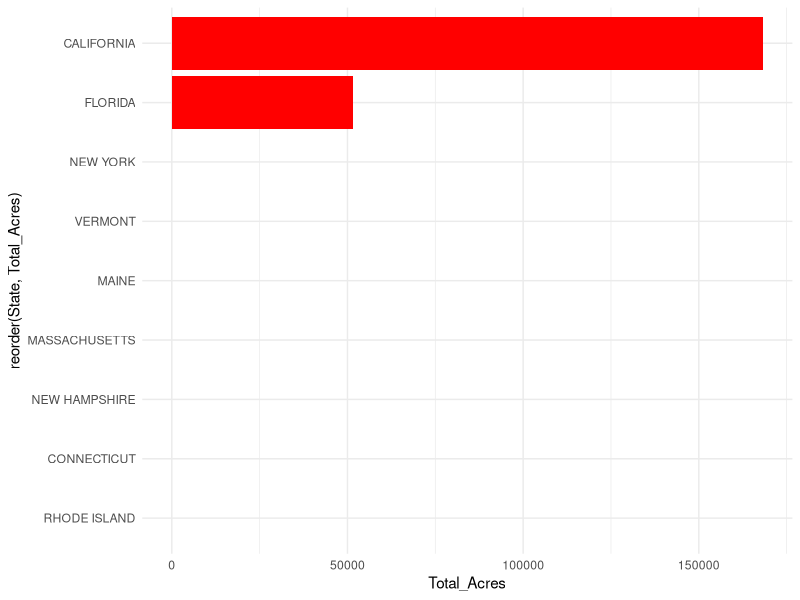
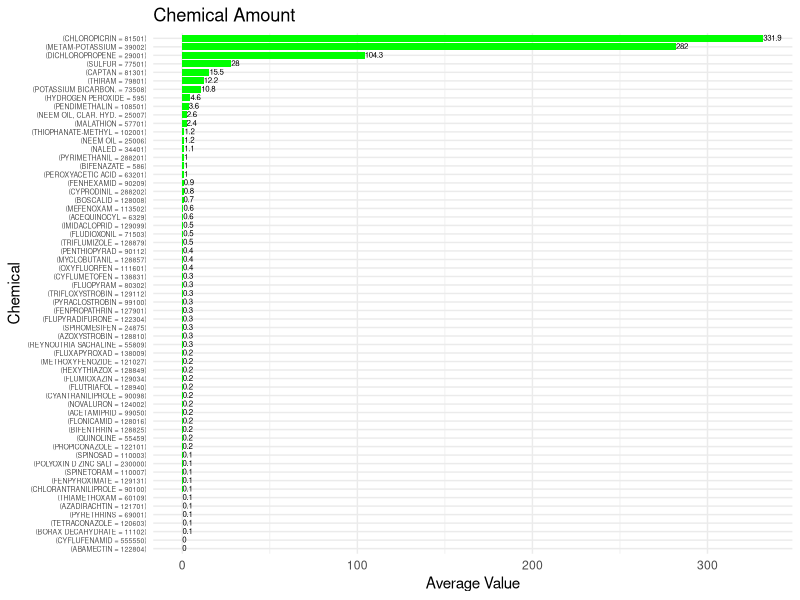

These figures' R source, in order:
## ---- chunk 1
#| label: load libraries
#| warning: false
#| message: false

library(knitr)  
library(kableExtra)
library(tidyverse)
library(stringr)
## ---- chunk 2
#| label: read data - glimpse 

data <- read_csv("strawb_mar6.csv", col_names = TRUE)

glimpse(data)
## ---- chunk 3

##transfer to numerical

data <- data %>%
  mutate(
    Value = as.numeric(
      str_replace_all(
        str_replace_all(Value, ",", ""),
        "^(\\(D\\)|\\(NA\\)|\\(Z\\))$", NA_character_
      )
    ),
    `CV (%)` = as.numeric(
      str_replace_all(
        str_replace_all(`CV (%)`, ",", ""),
        "^(\\(D\\)|\\(NA\\)|\\(Z\\))$", NA_character_
      )
    )
  )

summary(data)


## ---- chunk 4
# eliminate single value column
drop_one_col <- function(data) {
  judge_c <- sapply(data, function(col) {
    if (is.list(col)) col <- unlist(col)
    length(unique(col)) == 1
  })
  return(data[, !judge_c, drop = FALSE])
}


data <- drop_one_col(data)

#delete empty col
data <- data[, !apply(is.na(data), 2, all)]


## ---- chunk 5

#seperate

data <- data |>
  separate_wider_delim(  cols = `Data Item`,
                         delim = " - ",
                         names = c("Fruit",
                                 "Category"),
                         too_many = "error",
                         too_few = "align_start"
                       )

data <- data |>
  separate_wider_delim(  cols = Fruit,
                         delim = ", ",
                         names = c("Fruit",
                                 "ORGANIC",
                                 "Organic detail"),
                         
                         too_many = "error",
                         too_few = "align_start"
                       )

data$Commodity <- NULL



data <- data |>
  separate_wider_delim(  cols = `Domain Category`,
                         delim = ": ",
                         names = c("Chemical",
                                 "Amount"),
                         
                         too_many = "error",
                         too_few = "align_start"
                       )

data$Domain <- NULL
## ---- chunk 6

# filter by chemical

chemical_data <- data |>
  filter(str_detect(Chemical, "^CHEMICAL"))

chemical_data <- chemical_data |>
  separate_wider_delim(  cols = Chemical,
                         delim = ", ",
                         names = c("null",
                                 "Chemical_Genre"),
                         
                         too_many = "error",
                         too_few = "align_start"
                       )

chemical_data <- chemical_data |> drop_one_col()

## ---- chunk 7

#filter by organic

fruit_data <- data |>
  filter(Fruit == "STRAWBERRIES")
View(fruit_data)
## ---- chunk 8
View(data)

#Question 1

table(fruit_data$State)
View(fruit_data)
#the distribution in data 


library(ggplot2)
#acre data
fruit_data$Category
acre <- fruit_data %>%
  filter(Category == "ACRES HARVESTED")

acre$Organic <- ifelse(is.na(acre$ORGANIC),"Conventional","ORGANIC")

#NA for converntional 
state_summary <- acre %>%
  group_by(State) %>%
  summarise(Total_Acres = sum(Value, na.rm = TRUE)) %>%
  arrange(desc(Total_Acres))

print(state_summary)

#
acre$Organic <- ifelse(acre$ORGANIC == "ORGANIC",1,0)
# visualize

ggplot(state_summary, aes(x = reorder(State, Total_Acres), y = Total_Acres)) +
  geom_col(fill = "red") +
  coord_flip() +
  theme_minimal()

organic_summary <- acre %>%
  group_by(Organic) %>%
  summarise(Total_Acres = sum(Value, na.rm = TRUE)) %>%
  arrange(desc(Total_Acres))
print(organic_summary)





## ---- chunk 9
#Question 2
View(chemical_data)
## ---- chunk 10

fruit_data$ORGANIC
organic_data <- filter(fruit_data,ORGANIC=="ORGANIC")

View(organic_data)
## ---- chunk 11

#matching the toxic list
pattern <- "CAPTAFOL|DIAZINON|MALATHION|Dibromoethane|Glyphosate|DDT"

row_indices <- which(grepl(pattern, chemical_data$Amount, ignore.case = TRUE))

matches <- chemical_data[row_indices, ]

matches$OriginalRow <- row_indices
matches



## ---- chunk 12
#find the most amount of chemical 

chemical_data2 <- chemical_data |>
  filter(Category == "APPLICATIONS, MEASURED IN LB / ACRE / YEAR, AVG")

result <- chemical_data2 %>%
  group_by(Amount) %>%
  summarise(AvgValue = mean(Value, na.rm = TRUE))
print(result)

result_no_zero <- result %>%
  filter(AvgValue != 0)



ggplot(result_no_zero, aes(x=reorder(Amount,AvgValue), y=AvgValue))+
  geom_bar(stat = "identity", fill = "green", width = 0.8)+
  theme_minimal()+
  labs(title="Chemical Amount",
       x="Chemical",
       y="Average Value")+
  theme(axis.text.y = element_text(size = 5))+
  geom_text(aes(label = round(AvgValue, 1)),
            angle = 0, hjust = 0, vjust = 0.4, size = 2)+
  coord_flip()
  
